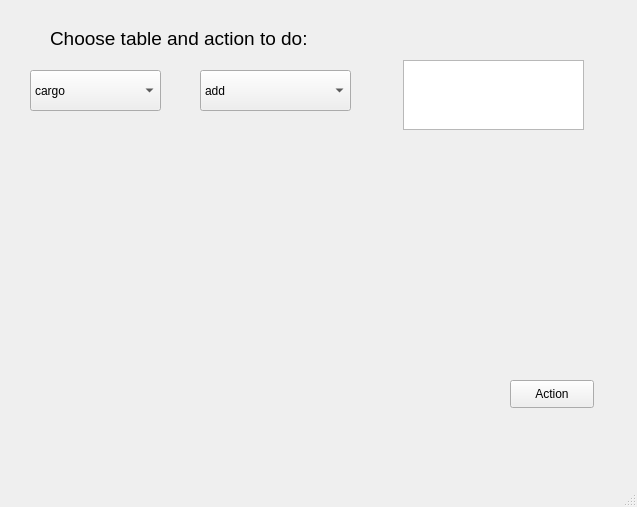
<?xml version="1.0" encoding="UTF-8"?>
<ui version="4.0">
 <class>Database</class>
 <widget class="QMainWindow" name="Database">
  <property name="geometry">
   <rect>
    <x>0</x>
    <y>0</y>
    <width>637</width>
    <height>507</height>
   </rect>
  </property>
  <property name="windowTitle">
   <string>MainWindow</string>
  </property>
  <widget class="QWidget" name="centralwidget">
   <widget class="QPushButton" name="pushButton">
    <property name="geometry">
     <rect>
      <x>510</x>
      <y>380</y>
      <width>84</width>
      <height>28</height>
     </rect>
    </property>
    <property name="text">
     <string>Action</string>
    </property>
   </widget>
   <widget class="QComboBox" name="table">
    <property name="geometry">
     <rect>
      <x>30</x>
      <y>70</y>
      <width>131</width>
      <height>41</height>
     </rect>
    </property>
    <item>
     <property name="text">
      <string>cargo</string>
     </property>
    </item>
    <item>
     <property name="text">
      <string>department</string>
     </property>
    </item>
    <item>
     <property name="text">
      <string>worker</string>
     </property>
    </item>
    <item>
     <property name="text">
      <string>client</string>
     </property>
    </item>
    <item>
     <property name="text">
      <string>packing</string>
     </property>
    </item>
   </widget>
   <widget class="QComboBox" name="action">
    <property name="geometry">
     <rect>
      <x>200</x>
      <y>70</y>
      <width>151</width>
      <height>41</height>
     </rect>
    </property>
    <item>
     <property name="text">
      <string>add</string>
     </property>
    </item>
    <item>
     <property name="text">
      <string>delete</string>
     </property>
    </item>
    <item>
     <property name="text">
      <string>update</string>
     </property>
    </item>
    <item>
     <property name="text">
      <string>insert</string>
     </property>
    </item>
   </widget>
   <widget class="QLabel" name="actLabel">
    <property name="geometry">
     <rect>
      <x>50</x>
      <y>30</y>
      <width>291</width>
      <height>16</height>
     </rect>
    </property>
    <property name="font">
     <font>
      <family>Ubuntu</family>
      <pointsize>14</pointsize>
      <weight>50</weight>
      <italic>false</italic>
      <bold>false</bold>
     </font>
    </property>
    <property name="text">
     <string>Choose table and action to do:</string>
    </property>
   </widget>
   <widget class="QTextEdit" name="textEdit">
    <property name="geometry">
     <rect>
      <x>403</x>
      <y>60</y>
      <width>181</width>
      <height>70</height>
     </rect>
    </property>
   </widget>
  </widget>
  <widget class="QMenuBar" name="menubar">
   <property name="geometry">
    <rect>
     <x>0</x>
     <y>0</y>
     <width>637</width>
     <height>25</height>
    </rect>
   </property>
  </widget>
  <widget class="QStatusBar" name="statusbar"/>
 </widget>
 <resources/>
 <connections/>
</ui>
